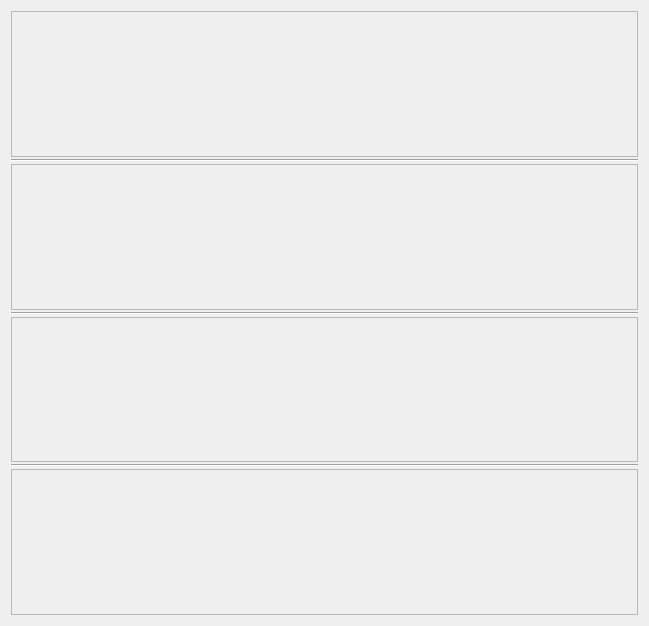
<?xml version="1.0" encoding="UTF-8"?>
<ui version="4.0">
 <class>InstrumentEditorFMForm</class>
 <widget class="QWidget" name="InstrumentEditorFMForm">
  <property name="geometry">
   <rect>
    <x>0</x>
    <y>0</y>
    <width>649</width>
    <height>626</height>
   </rect>
  </property>
  <property name="windowTitle">
   <string>Form</string>
  </property>
  <layout class="QGridLayout" name="gridLayout">
   <property name="verticalSpacing">
    <number>2</number>
   </property>
   <item row="1" column="0">
    <widget class="Line" name="line1">
     <property name="orientation">
      <enum>Qt::Horizontal</enum>
     </property>
    </widget>
   </item>
   <item row="5" column="0">
    <widget class="Line" name="line3">
     <property name="orientation">
      <enum>Qt::Horizontal</enum>
     </property>
    </widget>
   </item>
   <item row="3" column="0">
    <widget class="Line" name="line2">
     <property name="orientation">
      <enum>Qt::Horizontal</enum>
     </property>
    </widget>
   </item>
   <item row="2" column="0">
    <widget class="FMOperatorTable" name="op2Table">
     <property name="frameShape">
      <enum>QFrame::StyledPanel</enum>
     </property>
     <property name="frameShadow">
      <enum>QFrame::Raised</enum>
     </property>
    </widget>
   </item>
   <item row="4" column="0">
    <widget class="FMOperatorTable" name="op3Table">
     <property name="frameShape">
      <enum>QFrame::StyledPanel</enum>
     </property>
     <property name="frameShadow">
      <enum>QFrame::Raised</enum>
     </property>
    </widget>
   </item>
   <item row="0" column="0">
    <widget class="FMOperatorTable" name="op1Table">
     <property name="frameShape">
      <enum>QFrame::StyledPanel</enum>
     </property>
     <property name="frameShadow">
      <enum>QFrame::Raised</enum>
     </property>
    </widget>
   </item>
   <item row="6" column="0">
    <widget class="FMOperatorTable" name="op4Table">
     <property name="frameShape">
      <enum>QFrame::StyledPanel</enum>
     </property>
     <property name="frameShadow">
      <enum>QFrame::Raised</enum>
     </property>
    </widget>
   </item>
  </layout>
 </widget>
 <customwidgets>
  <customwidget>
   <class>FMOperatorTable</class>
   <extends>QFrame</extends>
   <header>gui/instrument_editor/fm_operator_table.hpp</header>
   <container>1</container>
  </customwidget>
 </customwidgets>
 <resources/>
 <connections/>
</ui>
